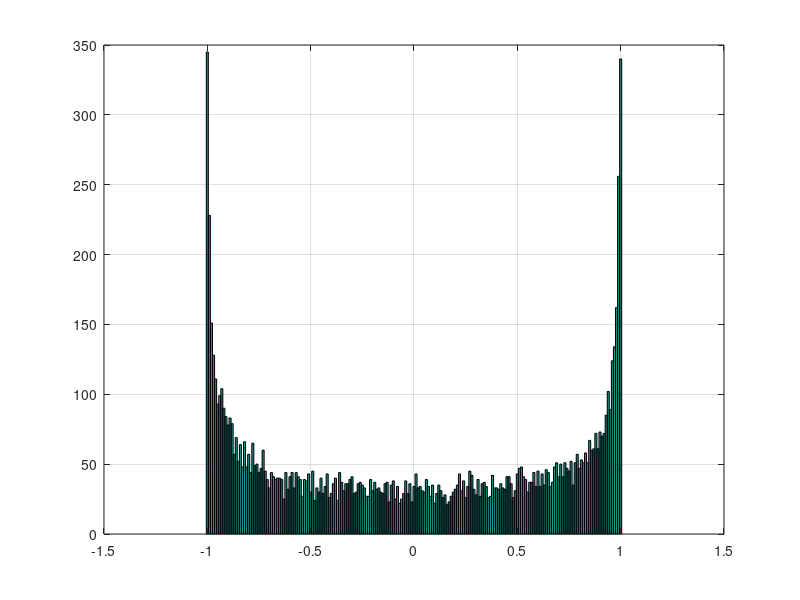

Write the MATLAB code that produced this figure.
clear all;
close all;

rng('shuffle')

x = rand(10000, 1);
y = sin(2*pi*x);
span = -1:0.01:1;

figure(1)
hist(y, span)
grid on